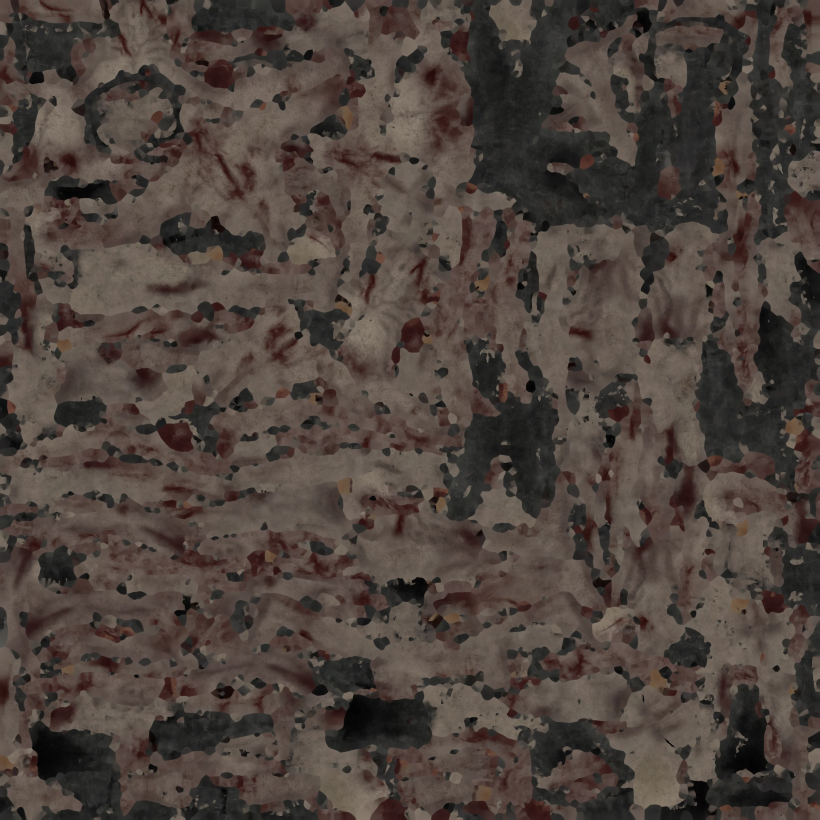
#> input picture assets/models/imported_characters/3ed667ae-f165-49e4-b2e7-69b9fa3cfd4d/zombie2_0.webp, 4096 x 4096 px, given in place of rock_boulder_dry_disp.png, which was not available (shown at 1/5 size)
$ python ao_fit.py out.png   (older library calls are emulated)
#> lines starting #> are read from the running program, lines starting #| are printed output that depends on the picture; pictures that were not available may be replaced by others from this repository, and a replacement may not be noted
### tools/bark/extract_features.py
"""Extracts the sparse features of a photographed height map: the raised lobes (plates) as smooth polygons with a step height,
and the small pits and bumps as points, so a shader can draw them at the photograph's own places (deterministic, a few KB).

  python extract_features.py <disp png> <tile cm> <out gd> <overlay png>

Writes a generated GDScript file (class BoulderFeatures: LOBES = rows of [cx, cy, step, soft, then 48 x,y vertices], SPECKS = rows of
[x, y, radius, depth]; all positions in tile units 0..1, radii in tile units, heights in the picture's own 0..1)."""
import sys

import limits  # (first)

import cv2
import numpy as np
from scipy import ndimage

VERTS = 48
FOURIER = 14


def load(path):
#> called with path = 'bark_downloads/rock_boulder_dry_disp.png'
    image = cv2.imread(path, cv2.IMREAD_UNCHANGED).astype(np.float32)
    if image.ndim == 3:
        image = image.mean(axis=2)
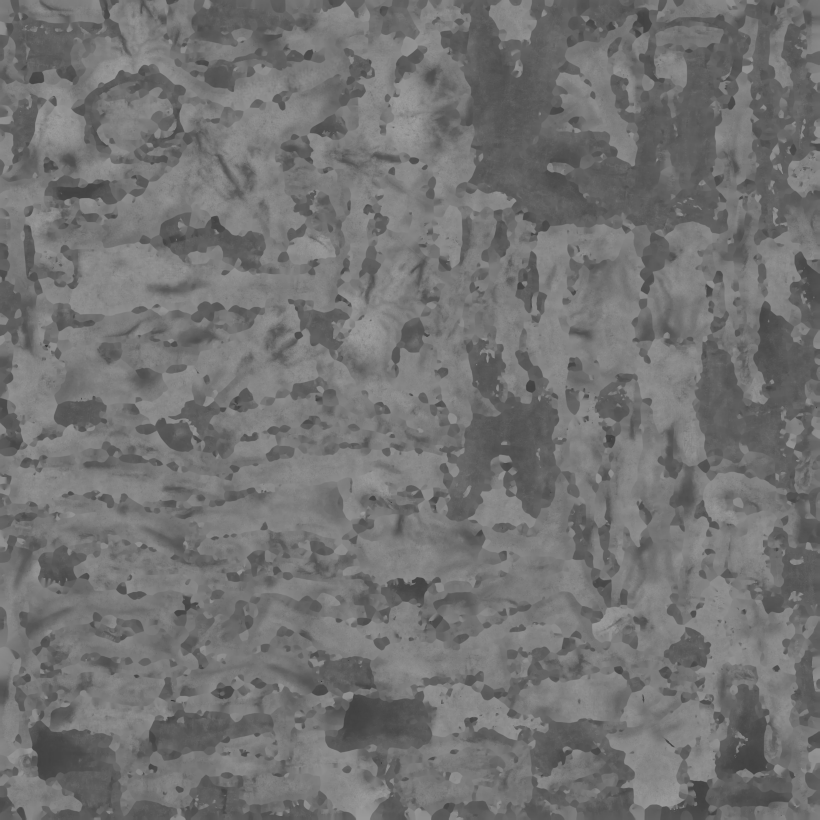
#> image: shape (4096, 4096) float32 (shown at 1/5 size); min 5.75, max 168, mean 114.8
    image = cv2.resize(image, (1024, 1024), interpolation=cv2.INTER_AREA)
#> image: shape (1024, 1024) float32
    # the photograph's height map has flat patches (a clipped value over whole areas): fill them in from their surroundings
    flat = (np.abs(cv2.Laplacian(image, cv2.CV_32F)) < 1e-4 * (image.max() - image.min())).astype(np.uint8)
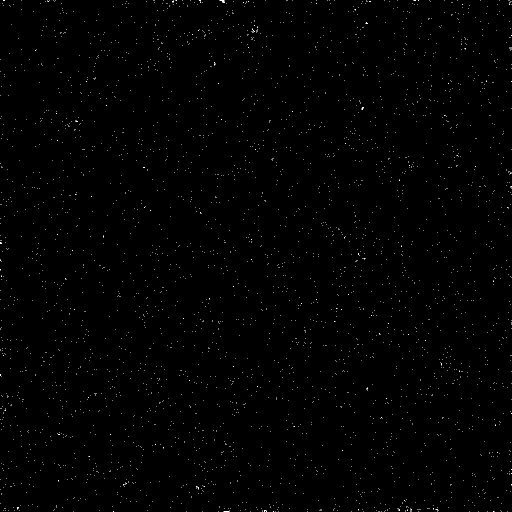
#> flat: shape (1024, 1024) (shown at 1/2 size); values 0 (black) and 1 (white), 0.33% white in thin lines or dots
    flat = cv2.morphologyEx(flat, cv2.MORPH_OPEN, np.ones((7, 7), np.uint8))
#> flat: shape (1024, 1024); every value is 0
    flat = cv2.dilate(flat, np.ones((5, 5), np.uint8))
    if flat.any():
        scale = image.max() - image.min()
        as16 = ((image - image.min()) / scale * 65535.0).astype(np.uint16)
        image = cv2.inpaint(as16, flat, 7, cv2.INPAINT_TELEA).astype(np.float32) / 65535.0 * scale + image.min()
    return (image - image.min()) / (image.max() - image.min())  # (no clipping: the brightest spots must not go flat)
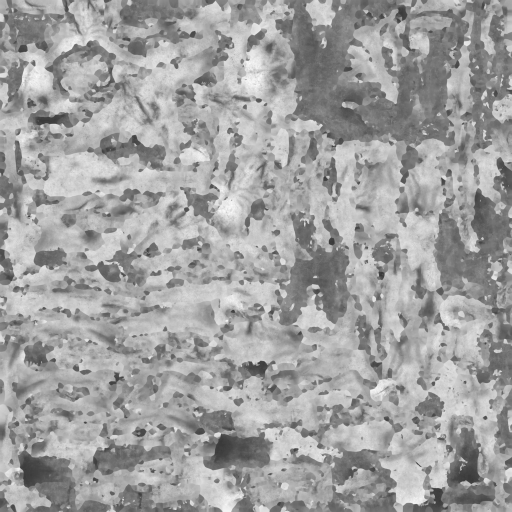
#> returned value: shape (1024, 1024) float32 (shown at 1/2 size); min 0, max 1, mean 0.632


# [16 lines left out: function smooth_outline, not called in this run]


# Lobes traced by hand on fits/trace_grid.png (1536 px picture of the lit height): outline points in that picture's pixels.
GRID_PX = 1536.0
HAND_LOBES = {
    "pill": [(770, 430), (800, 400), (840, 398), (860, 430), (868, 500), (872, 540), (860, 590), (835, 620), (800, 628), (760, 610),
             (730, 595), (722, 570), (740, 545), (752, 510), (755, 460)],
    "snake": [(1085, 315), (1110, 280), (1150, 262), (1220, 255), (1265, 262), (1295, 235), (1315, 205), (1325, 235), (1355, 275),
              (1372, 320), (1355, 345), (1320, 358), (1270, 355), (1200, 347), (1150, 350), (1140, 380), (1135, 440), (1138, 500),
              (1125, 545), (1100, 555), (1085, 530), (1088, 470), (1098, 415), (1100, 365), (1088, 340)],
    "right": [(1135, 520), (1160, 502), (1200, 508), (1235, 530), (1252, 570), (1248, 610), (1225, 632), (1190, 632), (1165, 615),
              (1150, 590), (1140, 550)],
    "left_big": [(105, 585), (150, 580), (200, 585), (250, 600), (290, 585), (330, 585), (352, 610), (350, 660), (335, 700), (345, 780),
                 (300, 790), (240, 795), (190, 780), (150, 750), (135, 700), (130, 650), (110, 625)],
    "arch": [(710, 880), (730, 845), (765, 835), (770, 880), (790, 930), (780, 985), (720, 985), (705, 940)],
    "small_mid": [(820, 715), (835, 685), (880, 675), (925, 690), (935, 730), (900, 750), (850, 745)],
    "left_low": [(40, 1000), (120, 985), (200, 960), (280, 950), (310, 985), (305, 1040), (250, 1070), (130, 1080), (40, 1040)],
}


# [100 lines left out: functions chaikin, resample, snap_to_edges, mean_edge, local_step, lobes_from_json and 1 more, not called in this run]


SAM_JSON = None
SNAP = True


# [32 lines left out: functions lobes_of, lobe_layer, not called in this run]


SWELL = 64
COLOUR_GRID = int(__import__("os").environ.get("COLOUR_GRID", "128"))  # the colour grid is finer than the height grid: colour holds the lichen and the patch edges


# [93 lines left out: functions swell_grid, specks_of, wrapped, main, lobe_tints, write_colour, not called in this run]


# [2 lines that do not run on import are left out]

### tools/bark/ao_fit.py
"""Fits ambient occlusion to the photograph's AO map from (a) the multi-scale cavity of the height and (b) the stored layout:
the lobe outlines (inside and outside distance profiles), the edge layer, the pits. Prints the correlation of each model.

  python ao_fit.py [out npy]"""
import sys

import limits  # (first)

import cv2
import numpy as np

import extract_features as ef

D = "bark_downloads/rock_boulder_dry_"
N = 1024
h = ef.load(D + "disp.png").astype(np.float32)
ao = cv2.resize(cv2.imread(D + "ao.jpg", 0), (N, N), interpolation=cv2.INTER_AREA).astype(np.float32) / 255.0
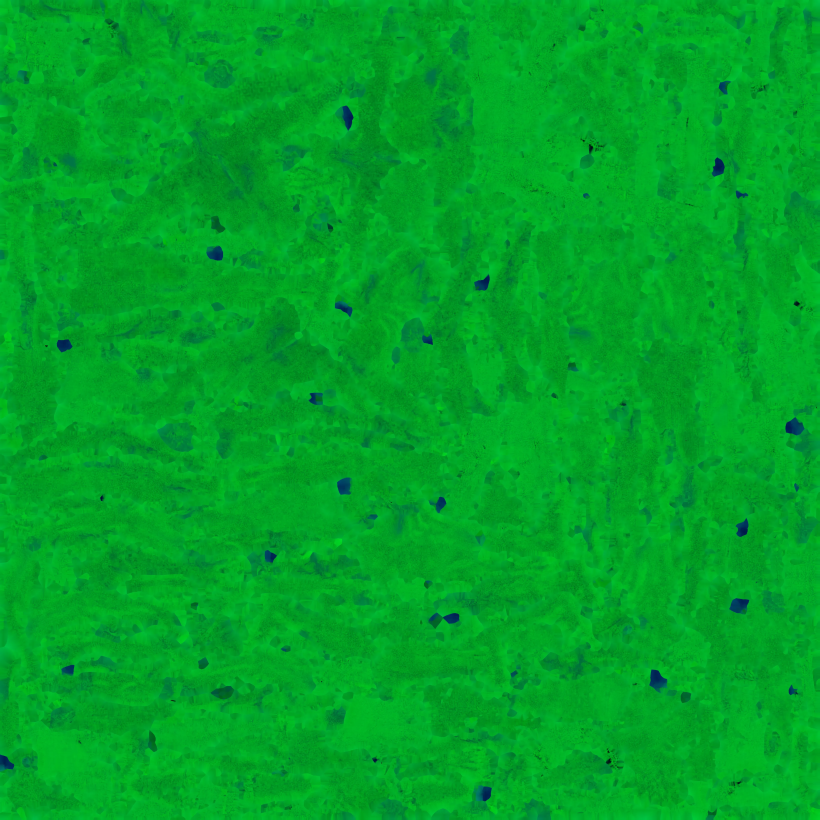
#> input picture assets/models/imported_characters/3ed667ae-f165-49e4-b2e7-69b9fa3cfd4d/zombie2_1.webp, 4096 x 4096 px, given in place of rock_boulder_dry_ao.jpg, which was not available (shown at 1/5 size)
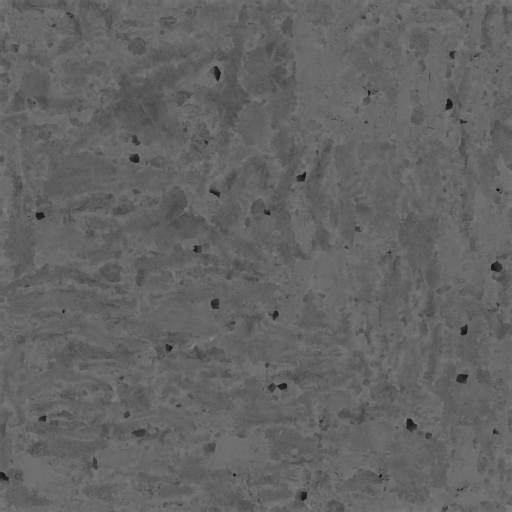
#> ao: shape (1024, 1024) float32 (shown at 1/2 size); min 0.0353, max 0.522, mean 0.391
ys, xs = np.mgrid[0:N, 0:N]
ys = ys.astype(np.float32)
xs = xs.astype(np.float32)


def ring(img, r):
    acc = img.copy()
    for i in range(12):
        a = 2 * np.pi * (i + 0.5 * (i % 2)) / 12
        rr = r * (1.0 if i % 2 == 0 else 0.55)
        acc += cv2.remap(img, (xs + np.float32(np.cos(a) * rr)).astype(np.float32),
                         (ys + np.float32(np.sin(a) * rr)).astype(np.float32), cv2.INTER_LINEAR, borderMode=cv2.BORDER_WRAP)
    return acc / 13.0


def edge_field():
    """The edge layer as LumpBaker._edge_texture draws it."""
    data = np.fromfile("../../systems/world_gen/boulder_edges.bin", dtype=np.uint8).reshape(-1, 6)
    field = np.zeros((N, N), np.float32)
    norm = 3.0 / (2.0 * np.sqrt(2.0 * np.pi))
    r = np.arange(-7, 8)
    dy, dx = np.meshgrid(r, r, indexing="ij")
    for row in data:
        cx = int(row[0]) | (int(row[1]) << 8)
        cy = int(row[2]) | (int(row[3]) << 8)
        amp = row[4] / 255.0 * 0.25
        ang = row[5] / 255.0 * 2 * np.pi
        nx, ny = np.cos(ang), np.sin(ang)
        across = dx * nx + dy * ny
        along = -dx * ny + dy * nx
        prof = 0.5 * amp * np.tanh(across / 1.6) * np.exp(-(across / 7.0) ** 2) * np.exp(-0.5 * (along / 2.0) ** 2) * norm
        y0, y1, x0, x1 = cy - 7, cy + 8, cx - 7, cx + 8
        if y0 < 0 or x0 < 0 or y1 > N or x1 > N:
            continue
        field[y0:y1, x0:x1] += prof.astype(np.float32)
    return field


def lobe_distances():
    """Signed distance (px, negative inside) to the nearest of the 8 lobe outlines."""
    rows, _ = ef.lobes_from_json("fits/sam_boulder_kept.json", h)
    best = np.full((N, N), 1e9, np.float32)
    for row in rows:
        outline = np.array(row[8:104], dtype=np.float64).reshape(-1, 2) * N
        m = np.zeros((N, N), np.uint8)
        cv2.fillPoly(m, [outline.astype(np.int32).reshape(-1, 1, 2)], 1)
        din = cv2.distanceTransform(m, cv2.DIST_L2, 5)
        dout = cv2.distanceTransform(1 - m, cv2.DIST_L2, 5)
        sd = np.where(m > 0, -din, dout).astype(np.float32)
        best = np.where(np.abs(sd) < np.abs(best), sd, best)
    return best


def pit_field():
    from_gd = open("../../systems/world_gen/boulder_features.gd", encoding="utf8").read()
    import re
    block = from_gd[from_gd.index("func specks"):]
    values = [float(v) for v in re.findall(r"-?\d+\.\d+", block)]
    arr = np.array(values).reshape(-1, 4)
    field = np.zeros((N, N), np.float32)
    for x, y, r, d in arr:
        cv2.circle(field, (int(x * N), int(y * N)), max(int(r * N * 1.3), 2), float(abs(d)), -1)
    return cv2.GaussianBlur(field, (0, 0), 1.5)


def main():
    cav = []
    names = []
    for r in (1.5, 3.0, 6.0, 12.0, 24.0):
        c = h - ring(h, r)
        cav += [c.ravel(), np.minimum(c, 0).ravel()]
        names += ["cav%g" % r, "neg%g" % r]
#> this loop made 5 passes
#> pass 1, in main, `c = h - ring(h, r)`:
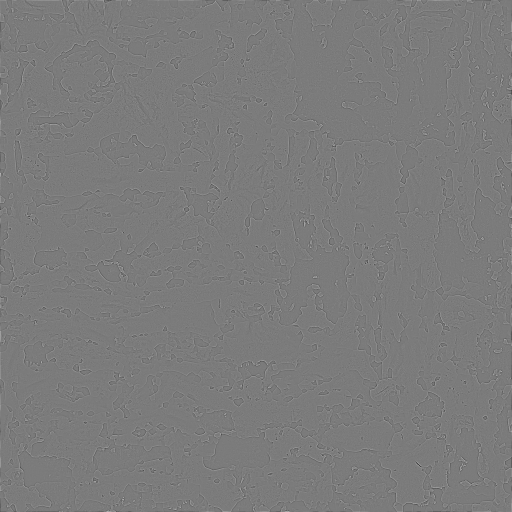
#> c: shape (1024, 1024) float32 (shown at 1/2 size); min -0.317, max 0.337, mean 6.91e-11; drawn with min black and max white
#> after the loop:
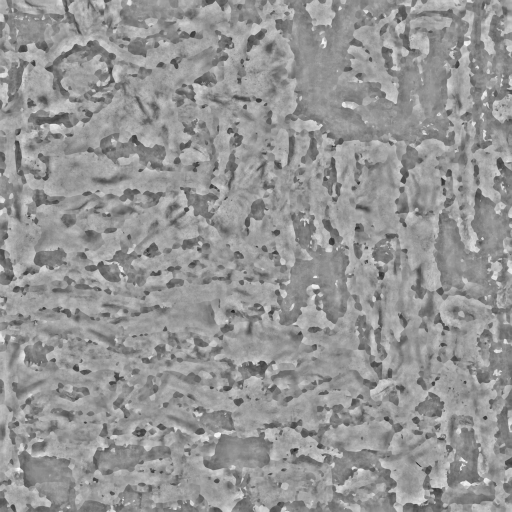
#> c: shape (1024, 1024) float32 (shown at 1/2 size); min -0.612, max 0.43, mean -8.73e-11; drawn with min black and max white
#> after the loop, cav = 10 items; names = ['cav1.5', 'neg1.5', 'cav3', 'neg3', 'cav6', 'neg6', 'cav12', 'neg12', 'cav24', 'neg24']
    E = edge_field()
    sd = lobe_distances()
    P = pit_field()
    layout = [E.ravel(), np.minimum(E, 0).ravel(), np.maximum(E, 0).ravel(), P.ravel()]
    lnames = ["edge", "edge-", "edge+", "pits"]
    for s in (2.0, 5.0, 12.0):
        layout += [np.exp(-(np.maximum(-sd, 0) / s) ** 2).ravel(), np.exp(-(np.maximum(sd, 0) / s) ** 2).ravel()]
        lnames += ["lobe_in%g" % s, "lobe_out%g" % s]
    y = ao.ravel()
    ones = np.ones(y.size, np.float32)

    def fit(label, cols, nm):
        X = np.stack(cols + [ones], axis=1)
        w, *_ = np.linalg.lstsq(X, y, rcond=None)
        p = X @ w
        print("%-44s correlation %.3f (rms %.4f)" % (label, np.corrcoef(p, y)[0, 1], np.sqrt(((p - y) ** 2).mean())))
        return w, p

    fit("height cavities only (the current model)", cav, names)
    fit("layout only (edge layer, lobes, pits)", layout, lnames)
    w, p = fit("height cavities + layout", cav + layout, names + lnames)
    print("weights:", {n: round(float(v), 4) for n, v in zip(names + lnames + ["bias"], w)})
    np.save(sys.argv[1] if len(sys.argv) > 1 else "E:/Temp/ao_layout_weights.npy", w)
    cv2.imwrite("fits/ao_fit_vs.png", np.hstack([ao, p.reshape(N, N).clip(0, 1)]) * 255)


if __name__ == "__main__":
#> (the run stopped early here; a loop or call above may not have finished)
